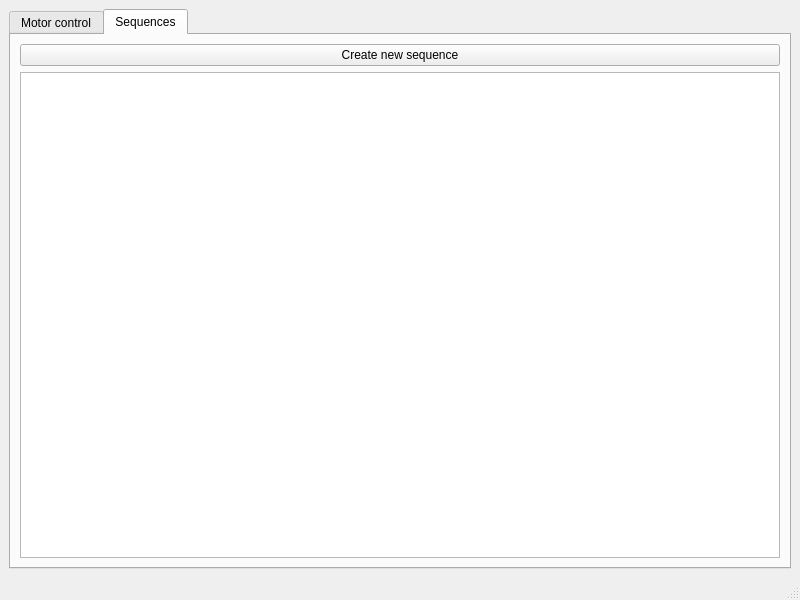
<?xml version="1.0" encoding="UTF-8"?>
<ui version="4.0">
 <class>MainWindow</class>
 <widget class="QMainWindow" name="MainWindow">
  <property name="geometry">
   <rect>
    <x>0</x>
    <y>0</y>
    <width>800</width>
    <height>600</height>
   </rect>
  </property>
  <property name="windowTitle">
   <string>MainWindow</string>
  </property>
  <widget class="QWidget" name="centralwidget">
   <layout class="QGridLayout" name="gridLayout_2">
    <item row="0" column="1">
     <widget class="QTabWidget" name="tabWidget">
      <property name="currentIndex">
       <number>1</number>
      </property>
      <widget class="QWidget" name="tab_mot">
       <attribute name="title">
        <string>Motor control</string>
       </attribute>
       <layout class="QVBoxLayout" name="verticalLayout">
        <item>
         <widget class="QLabel" name="label_mot1">
          <property name="text">
           <string>Motor 1</string>
          </property>
         </widget>
        </item>
        <item>
         <widget class="QSlider" name="slider_mot1">
          <property name="orientation">
           <enum>Qt::Horizontal</enum>
          </property>
         </widget>
        </item>
        <item>
         <widget class="QLabel" name="label_mot2">
          <property name="text">
           <string>Motor 2</string>
          </property>
         </widget>
        </item>
        <item>
         <widget class="QSlider" name="slider_mot2">
          <property name="orientation">
           <enum>Qt::Horizontal</enum>
          </property>
         </widget>
        </item>
        <item>
         <widget class="QLabel" name="label_mot3">
          <property name="text">
           <string>Motor 3</string>
          </property>
         </widget>
        </item>
        <item>
         <widget class="QSlider" name="slider_mot3">
          <property name="orientation">
           <enum>Qt::Horizontal</enum>
          </property>
         </widget>
        </item>
        <item>
         <widget class="QLabel" name="label_mot4">
          <property name="text">
           <string>Motor 4</string>
          </property>
         </widget>
        </item>
        <item>
         <widget class="QSlider" name="slider_mot4">
          <property name="orientation">
           <enum>Qt::Horizontal</enum>
          </property>
         </widget>
        </item>
        <item>
         <widget class="QLabel" name="label_mot5">
          <property name="text">
           <string>Motor 5</string>
          </property>
         </widget>
        </item>
        <item>
         <widget class="QSlider" name="slider_mot5">
          <property name="orientation">
           <enum>Qt::Horizontal</enum>
          </property>
         </widget>
        </item>
        <item>
         <widget class="QLabel" name="label_mot6">
          <property name="text">
           <string>Motor 6</string>
          </property>
         </widget>
        </item>
        <item>
         <widget class="QSlider" name="slider_mot6">
          <property name="orientation">
           <enum>Qt::Horizontal</enum>
          </property>
         </widget>
        </item>
        <item>
         <widget class="Line" name="line">
          <property name="orientation">
           <enum>Qt::Horizontal</enum>
          </property>
         </widget>
        </item>
        <item>
         <widget class="QPushButton" name="calibrateVerticalAxisButton">
          <property name="text">
           <string>Calibrate vertical axis</string>
          </property>
         </widget>
        </item>
       </layout>
      </widget>
      <widget class="QWidget" name="tab_sequences">
       <property name="cursor">
        <cursorShape>ArrowCursor</cursorShape>
       </property>
       <property name="contextMenuPolicy">
        <enum>Qt::DefaultContextMenu</enum>
       </property>
       <attribute name="title">
        <string>Sequences</string>
       </attribute>
       <layout class="QVBoxLayout" name="verticalLayout_3">
        <item>
         <widget class="QPushButton" name="newSequence">
          <property name="text">
           <string>Create new sequence</string>
          </property>
         </widget>
        </item>
        <item>
         <widget class="QListWidget" name="listOfSequences">
          <property name="contextMenuPolicy">
           <enum>Qt::CustomContextMenu</enum>
          </property>
          <property name="dragDropMode">
           <enum>QAbstractItemView::DragOnly</enum>
          </property>
          <property name="defaultDropAction">
           <enum>Qt::MoveAction</enum>
          </property>
          <property name="selectionMode">
           <enum>QAbstractItemView::SingleSelection</enum>
          </property>
          <property name="movement">
           <enum>QListView::Free</enum>
          </property>
         </widget>
        </item>
       </layout>
      </widget>
     </widget>
    </item>
   </layout>
  </widget>
  <widget class="QMenuBar" name="menubar">
   <property name="geometry">
    <rect>
     <x>0</x>
     <y>0</y>
     <width>800</width>
     <height>22</height>
    </rect>
   </property>
  </widget>
  <widget class="QStatusBar" name="statusbar"/>
 </widget>
 <resources/>
 <connections/>
</ui>
